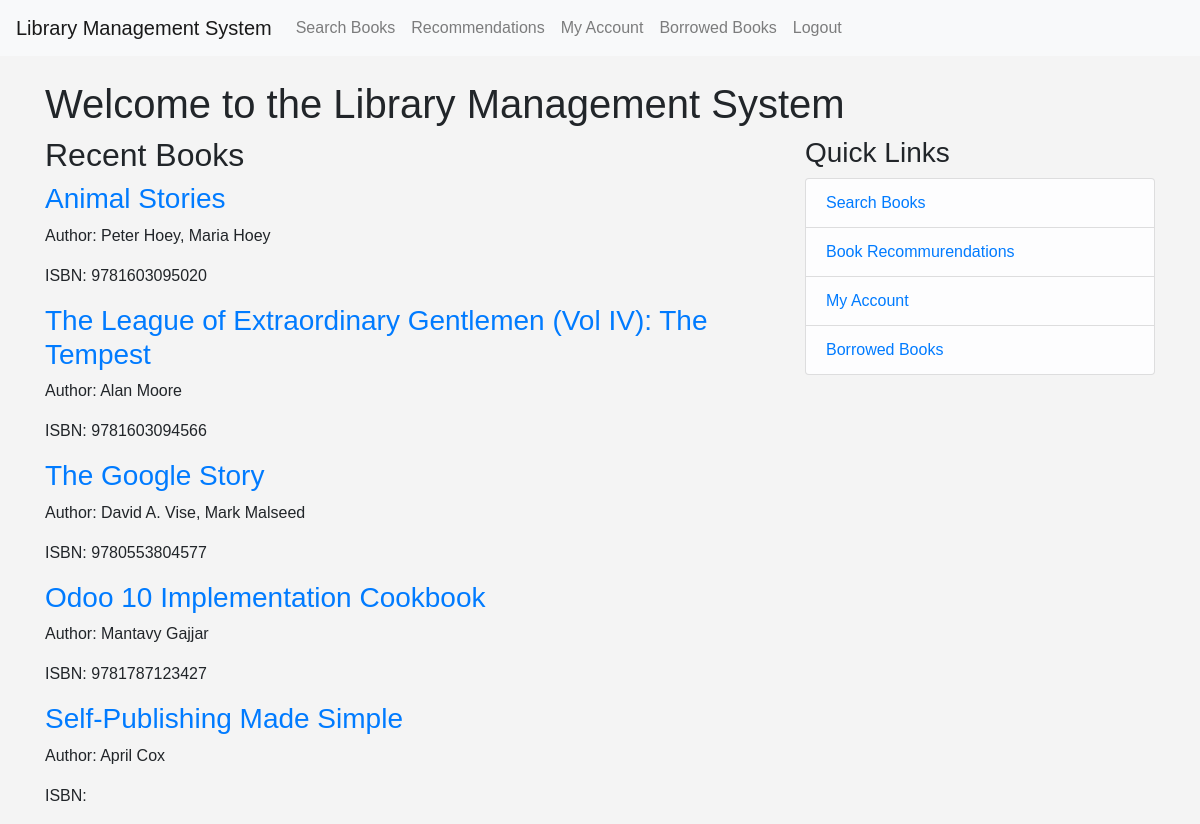
The app's page /home (signed in) with its own data.
### app/models.py (models this page shows)
class Book(db.Model):
    __tablename__ = 'book'
    id = db.Column(db.Integer, primary_key=True)
    isbn = db.Column(db.String(13), unique=True, nullable=False)
    title = db.Column(db.String(255), nullable=False)
    authors = db.Column(db.String(255), nullable=False)
    publisher = db.Column(db.String(255))
    year = db.Column(db.Integer)
    description=db.Column(db.Text)
    pageCount=db.Column(db.Integer)
    imageLink=db.Column(db.String(255))
    language=db.Column(db.String(10))
    categories = db.Column(db.String(255))
    quantity = db.Column(db.Integer, default=1,nullable=False)
    borrowed_copies = db.relationship('BorrowedBook', backref='book', lazy=True)

### app/main/routes.py (the view)
@main.route("/")
@main.route("/home")
def home():
    recent_books = Book.query.order_by(Book.id.desc()).limit(5).all()
    return render_template('home.html', title='Home', recent_books=recent_books)

### app/models.py (called while the page is built)
@login_manager.user_loader
def load_user(user_id):
    return User.query.get(int(user_id))

### app/templates/home.html
{% extends "base.html" %}
{% block content %}
    <h1>Welcome to the Library Management System</h1>
    <div class="row">
        <div class="col-md-8">
            <h2>Recent Books</h2>
            {% for book in recent_books %}
                {% if book.quantity > 0 %}
                    <article class="media content-section">
                        <div class="media-body">
                            <h3><a class="article-title" href="{{ url_for('books.book_detail', book_id=book.id) }}">{{ book.title }}</a></h3>
                            <p class="article-content">Author: {{ book.authors }}</p>
                            <p class="article-content">ISBN: {{ book.isbn }}</p>
                        </div>
                    </article>
                {% endif %}
            {% endfor %}
        </div>
        <div class="col-md-4">
            <div class="content-section">
                <h3>Quick Links</h3>
                <ul class="list-group">
                    <li class="list-group-item list-group-item-light"><a href="{{ url_for('books.search') }}">Search Books</a></li>
                    {% if current_user.is_authenticated %}
                        {% if current_user.role in ['admin', 'librarian'] %}
                            <li class="list-group-item list-group-item-light">
                                <a href="{{ url_for('admin.admin_dashboard') }}">Admin Dashboard</a>
                            </li>
                        {% else %}
                            <li class="list-group-item list-group-item-light"><a href="{{ url_for('books.recommendations') }}">Book Recommurendations</a></li>
                            <li class="list-group-item list-group-item-light"><a href="{{ url_for('users.account') }}">My Account</a></li>
                            <li class="list-group-item list-group-item-light"><a href="{{url_for('users.user_books',username=current_user.username)}}">Borrowed Books</a></li>
                        {% endif %}
                    {% else %}
                        <li class="list-group-item list-group-item-light"><a href="{{ url_for('auth.login') }}">Login</a></li>
                        <li class="list-group-item list-group-item-light"><a href="{{ url_for('auth.register') }}">Register</a></li>
                    {% endif %}
                </ul>
            </div>
        </div>
    </div>
{% endblock content %}

### app/static/css/main.css (style rules this page uses)
body { font-family: Arial, sans-serif; background-color: #f4f4f4; }

### records on screen
Book: title "Animal Stories", authors "Peter Hoey, Maria Hoey", isbn "9781603095020"
Book: title "The League of Extraordinary Gentlemen (Vol IV): The Tempest", authors "Alan Moore", isbn "9781603094566"
Book: title "The Google Story", authors "David A. Vise, Mark Malseed", isbn "9780553804577"
Book: title "Odoo 10 Implementation Cookbook", authors "Mantavy Gajjar", isbn "9781787123427"
Book: title "Self-Publishing Made Simple", authors "April Cox"
